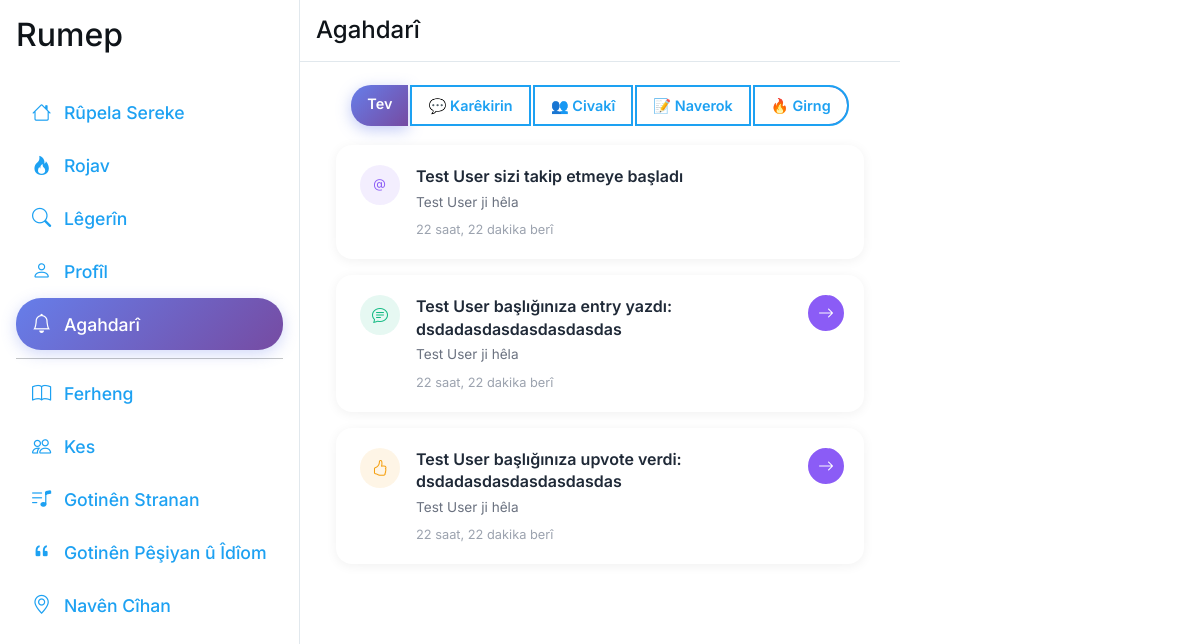
The app's page /notifications/ (signed in) with its own data.
### main/models.py (models this page shows, shortened)
class Notification(models.Model):
    NOTIFICATION_TYPES = [
        ('entry_reply', 'Entry Yanıtı'),
        ('topic_entry', 'Başlığa Entry'),
        ('vote_received', 'Oy Alındı'),
        ('mention', 'Bahsedilme'),
    ]
    NOTIFICATION_CATEGORIES = [
        ('interaction', '💬 Etkileşim'),
        ('social', '👥 Sosyal'),
        ('content', '📝 İçerik'),
        ('important', '🔥 Önemli'),
    ]
    user = models.ForeignKey(settings.AUTH_USER_MODEL, on_delete=models.CASCADE, related_name='notifications')
    notification_type = models.CharField(max_length=20, choices=NOTIFICATION_TYPES)
    category = models.CharField(max_length=20, choices=NOTIFICATION_CATEGORIES, default='interaction')
    message = models.CharField(max_length=255)
    related_topic = models.ForeignKey(Topic, on_delete=models.CASCADE, null=True, blank=True)
    related_entry = models.ForeignKey(Entry, on_delete=models.CASCADE, null=True, blank=True)
    from_user = models.ForeignKey(settings.AUTH_USER_MODEL, on_delete=models.CASCADE, related_name='sent_notifications', null=True, blank=True)
    is_read = models.BooleanField(default=False)
    created_at = models.DateTimeField(auto_now_add=True)
    class Meta:
        ordering = ['-created_at']

class Profile(models.Model):
    USER_ROLES = [
        ('user', _('Kullanıcı')),
        ('writer', _('Yazar')),
        ('moderator', _('Moderatör')),
        ('admin', _('Admin')),
        ('super_admin', _('Süper Admin')),
    ]
    user = models.OneToOneField(settings.AUTH_USER_MODEL, on_delete=models.CASCADE)
    nickname = models.CharField(max_length=50)
    username = models.CharField(max_length=30, unique=True)
    biography = models.TextField(max_length=500, blank=True, null=True)
    instagram_username = models.CharField(max_length=30, blank=True, null=True)
    twitter_username = models.CharField(max_length=30, blank=True, null=True)
    youtube_url = models.URLField(blank=True, null=True, verbose_name=_('YouTube Kanalı'))
    tiktok_username = models.CharField(max_length=30, blank=True, null=True, verbose_name=_('TikTok Kullanıcı Adı'))
    linkedin_url = models.URLField(blank=True, null=True, verbose_name=_('LinkedIn Profili'))
    github_username = models.CharField(max_length=30, blank=True, null=True, verbose_name=_('GitHub Kullanıcı Adı'))
    website_url = models.URLField(blank=True, null=True, verbose_name=_('Kişisel Website'))
    facebook_username = models.CharField(max_length=30, blank=True, null=True, verbose_name=_('Facebook Kullanıcı Adı'))
    user_role = models.CharField(
        max_length=20,
        choices=USER_ROLES,
        default='user',
        verbose_name=_('Kullanıcı Rolü')
    )
    katki_puani = models.PositiveIntegerField(default=0)
    account_status = models.CharField(
        max_length=20,
        choices=[
            ('active', _('Aktif')),
            ('frozen', _('Dondurulmuş')),
            ('deletion_scheduled', _('Silinme Planlandı'))
        ],
        default='active'
    )
    scheduled_deletion_date = models.DateTimeField(blank=True, null=True)
    preferred_language = models.CharField(
        max_length=10,
        choices=[
            ('tr', _('Türkçe')),
            ('ku', _('Kürtçe')),
            ('en', _('İngilizce')),
        ],
        default='tr',
        blank=True
    )
    dark_mode = models.BooleanField(default=False, verbose_name=_('Karanlık Mod'))
    def is_writer(self):
        return self.user_role in ['writer', 'moderator', 'admin', 'super_admin']
    def is_moderator(self):
        return self.user_role in ['moderator', 'admin', 'super_admin']
    def is_admin(self):
        return self.user_role in ['admin', 'super_admin']
    def is_super_admin(self):
        return self.user_role == 'super_admin'
    def get_role_display_with_badge(self):
        role_badges = {
            'user': '',
            'writer': '✍️',
            'moderator': '🛡️',
            'admin': '👑',
            'super_admin': '⭐'
        }
        badge = role_badges.get(self.user_role, '')
        role_name = self.get_user_role_display()
        return f"{badge} {role_name}" if badge else role_name

### main/views/base.py (the view)
    def wrapper(request, *args, **kwargs):
        if not request.user.is_authenticated:
            return redirect('login_page')
        if not hasattr(request.user, 'profile'):
            return redirect('complete_profile')
        return view_func(request, *args, **kwargs)

### main/context_processors.py (called while the page is built, shortened)
def notification_count(request):
    if request.user.is_authenticated:
        unread_count = request.user.notifications.filter(is_read=False).count()
        return {'unread_notifications_count': unread_count}
    return {'unread_notifications_count': 0}

def user_role_context(request):
    if request.user.is_authenticated and hasattr(request.user, 'profile'):
        profile = request.user.profile
        return {
            'user_role': profile.user_role,
            'user_role_display': profile.get_user_role_display(),
            'user_role_badge': profile.get_role_display_with_badge(),
            'is_writer': profile.is_writer(),
            'is_moderator': profile.is_moderator(),
            'is_admin': profile.is_admin(),
            'is_super_admin': profile.is_super_admin(),
        }

def sidebar_data(request):
    popular_topics = Topic.objects.annotate(
        total_entries=Count('entries')
    ).filter(total_entries__gt=0).order_by('-total_entries')[:5]
    active_authors = Profile.objects.annotate(
        topic_count=Count('user__topic'),
        entry_count=Count('user__entry')
    ).filter(
        topic_count__gt=0
    ).order_by('-topic_count', '-entry_count')[:5]
    return {
        'sidebar_popular_topics': popular_topics,
        'sidebar_active_authors': active_authors,
    }

### main/views/base.py (called while the page is built)
def profile_required(view_func):
    def wrapper(request, *args, **kwargs):
        if not request.user.is_authenticated:
            return redirect('login_page')
        if not hasattr(request.user, 'profile'):
            return redirect('complete_profile')
        return view_func(request, *args, **kwargs)
    return wrapper

### main/views/notification_views.py (called while the page is built)
@login_required
@profile_required
def notifications(request):
    category = request.GET.get('category', 'all')
    notifications_query = request.user.notifications.all()
    if category != 'all':
        notifications_query = notifications_query.filter(category=category)
    notifications = notifications_query[:20]
    unread_count = request.user.notifications.filter(is_read=False).count()
    return render(request, 'main/notifications.html', {
        'notifications': notifications,
        'unread_count': unread_count,
        'category': category,
    })

### main/templates/main/notifications.html (shortened to what this page needs)
{% extends 'main/base.html' %}
{% load static %}
{% load i18n %}
{% block page_header %}{% trans "Bildirimler" %}{% endblock %}
{% block content %}
<div class="notifications-header d-flex justify-content-between align-items-center mb-3">
    <div class="notification-filters mx-auto">
        <div class="btn-group btn-group-sm" role="group">
            <a href="?category=all" class="btn {% if not category or category == 'all' %}btn-primary{% else %}btn-outline-primary{% endif %}">{% trans "Tev" %}</a>
            <a href="?category=interaction" class="btn {% if category == 'interaction' %}btn-primary{% else %}btn-outline-primary{% endif %}">💬 {% trans "Karêkirin" %}</a>
            <a href="?category=social" class="btn {% if category == 'social' %}btn-primary{% else %}btn-outline-primary{% endif %}">👥 {% trans "Civakî" %}</a>
            <a href="?category=content" class="btn {% if category == 'content' %}btn-primary{% else %}btn-outline-primary{% endif %}">📝 {% trans "Naverok" %}</a>
            <a href="?category=important" class="btn {% if category == 'important' %}btn-primary{% else %}btn-outline-primary{% endif %}">🔥 {% trans "Girng" %}</a>
        </div>
    </div>
</div>
<div class="notifications-container">
    {% for notification in notifications %}
        <div class="notification-item {% if not notification.is_read %}bg-light{% endif %}" data-id="{{ notification.id }}">
            <div class="card-body">
                <div class="d-flex align-items-start">
                    <div class="notification-icon {% if notification.notification_type == 'entry_reply' %}reply{% elif notification.notification_type == 'topic_entry' %}entry{% elif notification.notification_type == 'vote_received' %}vote{% else %}mention{% endif %}">
                        <i class="bi {% if notification.notification_type == 'entry_reply' %}bi-reply{% elif notification.notification_type == 'topic_entry' %}bi-chat-text{% elif notification.notification_type == 'vote_received' %}bi-hand-thumbs-up{% else %}bi-at{% endif %}"></i>
                    </div>
                    <div class="notification-content">
                        <div class="notification-message">
                            {{ notification.message }}
                        </div>
                        {% if notification.from_user %}
                            <div class="notification-meta">{{ notification.from_user.profile.nickname }} {% trans "tarafından" %}</div>
                        {% endif %}
                        <div class="notification-time">{{ notification.created_at|timesince }} {% trans "önce" %}</div>
                    </div>
                    <div class="notification-actions">
                        {% if notification.related_topic %}
                            <a href="{% url 'topic_detail' notification.related_topic.slug %}{% if notification.related_entry %}#entry-{{ notification.related_entry.id }}{% endif %}" class="notification-btn primary" title="{% trans 'Görüntüle' %}">
                                <i class="bi bi-arrow-right"></i>
                            </a>
                        {% endif %}
                    </div>
                </div>
            </div>
        </div>
    {% empty %}
        <div class="notifications-empty">
            <i class="bi bi-bell"></i>
            <h4>{% trans "Henüz bildiriminiz yok" %}</h4>
            <p>{% trans "Yeni bildirimler burada görünecek" %}</p>
        </div>
    {% endfor %}
</div>
{% endblock %}

### main/static/main/css/kisi.css (style rules this page uses)
.btn-primary { background-color: #1da1f2 !important; border-color: #1da1f2 !important; color: #ffffff !important; }

### main/static/main/css/modern.css (style rules this page uses)
.btn, .card, .form-control { transition: all 0.2s ease; }

### main/static/main/css/layout.css (style rules this page uses)
html { font-size: 16px; }
.entry-content, .first-entry-preview, .card-body, .topic-content { font-family: var(--entry-font, inherit) !important; }

### main/static/main/css/general.css (style rules this page uses)
body { background-color: #f5f8fa; font-family: -apple-system, BlinkMacSystemFont, "Segoe UI", Roboto, "Helvetica Neue", Arial, sans-serif; color: #0f1419; }
.btn-primary { background: linear-gradient(135deg, #667eea 0%, #764ba2 100%) !important; border: none !important; color: #ffffff !important; box-shadow: 0 4px 15px rgba(102, 126, 234, 0.4) !important; transition: all 0.3s ease !important; }
.btn-outline-primary { border-color: #1da1f2 !important; color: #1da1f2 !important; }
.btn-outline-primary { border: 2px solid transparent !important; background: linear-gradient(white, white) padding-box, linear-gradient(135deg, #667eea, #764ba2) border-box !important; color: #667eea !important; transition: all 0.3s ease !important; }

### main/static/main/css/tweetCard.css (style rules this page uses)
.card-body { max-height: none !important; overflow: visible !important; }

### main/static/main/css/profile.css (style rules this page uses)
.btn-primary, .btn-outline-primary, .btn-outline-danger, .btn-outline-secondary { font-weight: 500; padding: 8px 16px; transition: background-color 0.2s, transform 0.1s; }

### main/static/main/css/accessibility.css (style rules this page uses)
.btn-primary { color: white !important; }
::placeholder { color: #9ca3af !important; opacity: 1; }

### main/static/main/css/sozluk.css (style rules this page uses)
.btn-primary { background-color: #1da1f2 !important; border-color: #1da1f2 !important; color: #ffffff !important; }

### main/static/main/css/sarki.css (style rules this page uses)
.btn-primary { background-color: #1da1f2 !important; border-color: #1da1f2 !important; color: #ffffff !important; }

### main/static/main/css/atasozu_deyim.css (style rules this page uses)
.btn-primary { background-color: #1da1f2 !important; border-color: #1da1f2 !important; color: #ffffff !important; }
.btn-outline-primary { border-color: #1da1f2 !important; color: #1da1f2 !important; }

### main/static/main/css/yer_adlari_new.css (style rules this page uses)
.btn-group .btn { margin: 3px; border-radius: 20px; padding: 8px 16px; font-weight: 600; font-size: 0.9rem; transition: all 0.3s ease; border: 2px solid #1da1f2; color: #1da1f2; background-color: #fff; }
.card-body { padding: 20px; }

### main/static/main/css/page-transitions.css (style rules this page uses)
.card, .content-card, .tweet-card, .notification-item { animation: fadeInCard 0.5s cubic-bezier(0.4, 0, 0.2, 1) forwards; opacity: 0; }
.form-control, .btn { animation: fadeIn 0.4s cubic-bezier(0.4, 0, 0.2, 1); }

### main/static/main/css/modern-notifications.css (style rules this page uses)
.notifications-container { max-width: 800px; margin: 0 auto; padding: 0 16px; }
.notification-item { border: none !important; border-radius: 16px !important; background: #fff; box-shadow: 0 2px 12px rgba(0, 0, 0, 0.06) !important; margin-bottom: 16px !important; transition: all 0.3s cubic-bezier(0.4, 0, 0.2, 1); border-left: 4px solid transparent !important; }
.notification-item .card-body { padding: 20px !important; }
.notification-icon { width: 40px; height: 40px; border-radius: 50%; display: flex; align-items: center; justify-content: center; margin-right: 16px; flex-shrink: 0; }
.notification-icon.entry { background: rgba(16, 185, 129, 0.1); color: #10b981; }
.notification-icon.vote { background: rgba(245, 158, 11, 0.1); color: #f59e0b; }
.notification-icon.mention { background: rgba(139, 92, 246, 0.1); color: #8b5cf6; }
.notification-content { flex: 1; }
.notification-message { font-weight: 600; color: #1f2937; margin-bottom: 4px; line-height: 1.4; }
.notification-meta { color: #6b7280; font-size: 0.85rem; margin-bottom: 8px; }
.notification-time { color: #9ca3af; font-size: 0.8rem; }
.notification-actions { display: flex; gap: 8px; margin-left: 16px; }
.notification-btn { width: 36px; height: 36px; border: 2px solid #e5e7eb; background: #fff; border-radius: 50%; display: flex; align-items: center; justify-content: center; color: #6b7280; transition: all 0.3s ease; cursor: pointer; }
.notification-btn.primary { border-color: #8b5cf6; background: #8b5cf6; color: #fff; }
.notifications-header { display: flex; justify-content: space-between; align-items: center; margin-bottom: 24px; padding: 0 16px; }

### records on screen
Notification: message "Test User sizi takip etmeye başladı", from_user.profile.nickname "Test User", created_at "22 saat, 22 dakika"
Notification: message "Test User başlığınıza entry yazdı: dsdadasdasdasdasdasdas", from_user.profile.nickname "Test User", created_at "22 saat, 22 dakika"
Notification: message "Test User başlığınıza upvote verdi: dsdadasdasdasdasdasdas", from_user.profile.nickname "Test User", created_at "22 saat, 22 dakika"
